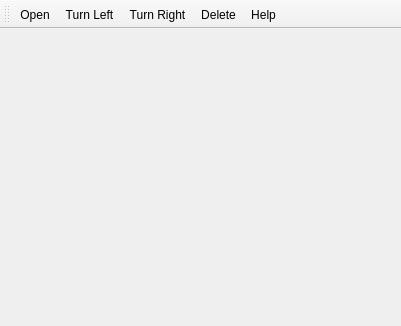
<?xml version="1.0" encoding="UTF-8"?>
<ui version="4.0">
 <class>ShermanMainWin</class>
 <widget class="QMainWindow" name="ShermanMainWin">
  <property name="geometry">
   <rect>
    <x>0</x>
    <y>0</y>
    <width>401</width>
    <height>326</height>
   </rect>
  </property>
  <property name="windowTitle">
   <string>ShermancitoMainWin</string>
  </property>
  <property name="windowIcon">
   <iconset resource="../../resources/art.qrc">
    <normaloff>:/icons/icon.png</normaloff>:/icons/icon.png</iconset>
  </property>
  <widget class="QWidget" name="centralWidget">
   <layout class="QGridLayout" name="gridLayout_2">
    <property name="leftMargin">
     <number>0</number>
    </property>
    <property name="topMargin">
     <number>0</number>
    </property>
    <property name="rightMargin">
     <number>0</number>
    </property>
    <property name="bottomMargin">
     <number>0</number>
    </property>
    <property name="spacing">
     <number>0</number>
    </property>
   </layout>
  </widget>
  <widget class="QToolBar" name="toolBar">
   <property name="windowTitle">
    <string>toolBar</string>
   </property>
   <attribute name="toolBarArea">
    <enum>TopToolBarArea</enum>
   </attribute>
   <attribute name="toolBarBreak">
    <bool>false</bool>
   </attribute>
   <addaction name="actionOpen"/>
   <addaction name="actionTurn_Left"/>
   <addaction name="actionTurn_Right"/>
   <addaction name="actionDelete"/>
   <addaction name="actionHelp"/>
  </widget>
  <action name="actionTurn_Left">
   <property name="text">
    <string>Turn Left</string>
   </property>
   <property name="toolTip">
    <string>Turn Left (Press &quot;,&quot;)</string>
   </property>
  </action>
  <action name="actionTurn_Right">
   <property name="text">
    <string>Turn Right</string>
   </property>
   <property name="toolTip">
    <string>Turn Right (Press &quot;.&quot;)</string>
   </property>
  </action>
  <action name="actionDelete">
   <property name="text">
    <string>Delete</string>
   </property>
  </action>
  <action name="actionOpen">
   <property name="text">
    <string>Open</string>
   </property>
  </action>
  <action name="actionHelp">
   <property name="icon">
    <iconset resource="../../resources/art.qrc">
     <normaloff>:/icons/icon.png</normaloff>:/icons/icon.png</iconset>
   </property>
   <property name="text">
    <string>Help</string>
   </property>
  </action>
 </widget>
 <layoutdefault spacing="6" margin="11"/>
 <resources>
  <include location="../../resources/art.qrc"/>
 </resources>
 <connections/>
</ui>
